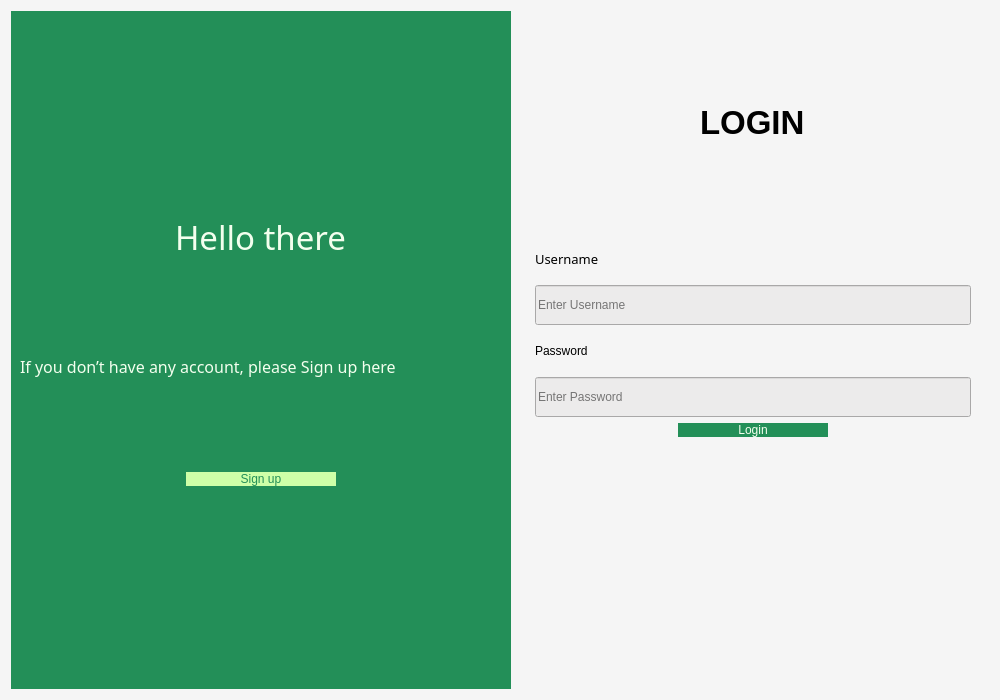
<?xml version="1.0" encoding="UTF-8"?>
<ui version="4.0">
 <class>Form</class>
 <widget class="QWidget" name="Form">
  <property name="geometry">
   <rect>
    <x>0</x>
    <y>0</y>
    <width>1000</width>
    <height>700</height>
   </rect>
  </property>
  <property name="minimumSize">
   <size>
    <width>1000</width>
    <height>700</height>
   </size>
  </property>
  <property name="maximumSize">
   <size>
    <width>1000</width>
    <height>700</height>
   </size>
  </property>
  <property name="windowTitle">
   <string>Form</string>
  </property>
  <property name="styleSheet">
   <string notr="true">background: #f5f5f5
</string>
  </property>
  <layout class="QHBoxLayout" name="horizontalLayout_3">
   <item>
    <widget class="QWidget" name="widget" native="true">
     <property name="minimumSize">
      <size>
       <width>500</width>
       <height>0</height>
      </size>
     </property>
     <property name="maximumSize">
      <size>
       <width>500</width>
       <height>16777215</height>
      </size>
     </property>
     <property name="font">
      <font>
       <family>Exo 2 Light</family>
       <pointsize>12</pointsize>
       <weight>3</weight>
       <italic>false</italic>
       <bold>false</bold>
      </font>
     </property>
     <property name="styleSheet">
      <string notr="true">QWidget{
	background-color: #238f58;
	font: 25 12pt &quot;Exo 2 Light&quot;;
	color:#f3ffee
}</string>
     </property>
     <layout class="QVBoxLayout" name="verticalLayout">
      <item>
       <spacer name="verticalSpacer_2">
        <property name="orientation">
         <enum>Qt::Vertical</enum>
        </property>
        <property name="sizeHint" stdset="0">
         <size>
          <width>20</width>
          <height>40</height>
         </size>
        </property>
       </spacer>
      </item>
      <item alignment="Qt::AlignHCenter">
       <widget class="QLabel" name="name_hello">
        <property name="maximumSize">
         <size>
          <width>16777215</width>
          <height>100</height>
         </size>
        </property>
        <property name="font">
         <font>
          <family>Exo 2</family>
          <pointsize>25</pointsize>
          <weight>9</weight>
          <italic>false</italic>
          <bold>false</bold>
         </font>
        </property>
        <property name="styleSheet">
         <string notr="true">font: 75 25pt &quot;Exo 2&quot;;</string>
        </property>
        <property name="text">
         <string>Hello there</string>
        </property>
       </widget>
      </item>
      <item>
       <widget class="QLabel" name="content_hello">
        <property name="minimumSize">
         <size>
          <width>0</width>
          <height>200</height>
         </size>
        </property>
        <property name="maximumSize">
         <size>
          <width>16777215</width>
          <height>200</height>
         </size>
        </property>
        <property name="font">
         <font>
          <family>Exo 2 Light</family>
          <pointsize>12</pointsize>
          <weight>3</weight>
          <italic>false</italic>
          <bold>false</bold>
         </font>
        </property>
        <property name="text">
         <string>If you don’t have any account, please Sign up here</string>
        </property>
       </widget>
      </item>
      <item alignment="Qt::AlignHCenter|Qt::AlignVCenter">
       <widget class="QPushButton" name="btn_signup">
        <property name="minimumSize">
         <size>
          <width>150</width>
          <height>0</height>
         </size>
        </property>
        <property name="maximumSize">
         <size>
          <width>200</width>
          <height>16777215</height>
         </size>
        </property>
        <property name="styleSheet">
         <string notr="true">background:#ceffa8;
color: #238f58;
font: 75 16pt &quot;Exo 2&quot;;
border-radius: 10px</string>
        </property>
        <property name="text">
         <string>Sign up</string>
        </property>
       </widget>
      </item>
      <item>
       <spacer name="verticalSpacer">
        <property name="orientation">
         <enum>Qt::Vertical</enum>
        </property>
        <property name="sizeHint" stdset="0">
         <size>
          <width>20</width>
          <height>40</height>
         </size>
        </property>
       </spacer>
      </item>
     </layout>
    </widget>
   </item>
   <item>
    <widget class="QWidget" name="widget_2" native="true">
     <layout class="QVBoxLayout" name="verticalLayout_2">
      <item>
       <spacer name="verticalSpacer_5">
        <property name="orientation">
         <enum>Qt::Vertical</enum>
        </property>
        <property name="sizeHint" stdset="0">
         <size>
          <width>20</width>
          <height>40</height>
         </size>
        </property>
       </spacer>
      </item>
      <item>
       <widget class="QWidget" name="widget_3" native="true">
        <property name="maximumSize">
         <size>
          <width>16777215</width>
          <height>100</height>
         </size>
        </property>
        <layout class="QHBoxLayout" name="horizontalLayout_4">
         <item alignment="Qt::AlignHCenter">
          <widget class="QLabel" name="label_3">
           <property name="font">
            <font>
             <pointsize>25</pointsize>
             <weight>75</weight>
             <bold>true</bold>
            </font>
           </property>
           <property name="text">
            <string>LOGIN</string>
           </property>
          </widget>
         </item>
        </layout>
       </widget>
      </item>
      <item>
       <spacer name="verticalSpacer_4">
        <property name="orientation">
         <enum>Qt::Vertical</enum>
        </property>
        <property name="sizeHint" stdset="0">
         <size>
          <width>20</width>
          <height>40</height>
         </size>
        </property>
       </spacer>
      </item>
      <item>
       <widget class="QWidget" name="widget_4" native="true">
        <property name="minimumSize">
         <size>
          <width>0</width>
          <height>450</height>
         </size>
        </property>
        <layout class="QVBoxLayout" name="verticalLayout_3">
         <item>
          <widget class="QLabel" name="label_4">
           <property name="minimumSize">
            <size>
             <width>0</width>
             <height>40</height>
            </size>
           </property>
           <property name="font">
            <font>
             <family>Exo 2</family>
             <pointsize>10</pointsize>
             <weight>9</weight>
             <italic>false</italic>
             <bold>false</bold>
            </font>
           </property>
           <property name="styleSheet">
            <string notr="true">font: 75 10pt &quot;Exo 2&quot;;</string>
           </property>
           <property name="text">
            <string>Username</string>
           </property>
          </widget>
         </item>
         <item>
          <widget class="QLineEdit" name="line_username">
           <property name="minimumSize">
            <size>
             <width>0</width>
             <height>40</height>
            </size>
           </property>
           <property name="styleSheet">
            <string notr="true">background: #ecebeb</string>
           </property>
           <property name="placeholderText">
            <string>Enter Username</string>
           </property>
          </widget>
         </item>
         <item>
          <widget class="QLabel" name="label_5">
           <property name="minimumSize">
            <size>
             <width>0</width>
             <height>40</height>
            </size>
           </property>
           <property name="maximumSize">
            <size>
             <width>16777215</width>
             <height>40</height>
            </size>
           </property>
           <property name="styleSheet">
            <string notr="true">font: 75 10pt &quot;Exo 2&quot;;</string>
           </property>
           <property name="text">
            <string>Password</string>
           </property>
          </widget>
         </item>
         <item>
          <widget class="QLineEdit" name="line_password">
           <property name="minimumSize">
            <size>
             <width>0</width>
             <height>40</height>
            </size>
           </property>
           <property name="styleSheet">
            <string notr="true">background: #ecebeb</string>
           </property>
           <property name="placeholderText">
            <string>Enter Password</string>
           </property>
          </widget>
         </item>
         <item alignment="Qt::AlignHCenter|Qt::AlignVCenter">
          <widget class="QPushButton" name="btn_login">
           <property name="minimumSize">
            <size>
             <width>150</width>
             <height>0</height>
            </size>
           </property>
           <property name="maximumSize">
            <size>
             <width>200</width>
             <height>16777215</height>
            </size>
           </property>
           <property name="styleSheet">
            <string notr="true">background:#238f58;
color: #f3ffee;
font: 75 16pt &quot;Exo 2&quot;;
border-radius: 10px</string>
           </property>
           <property name="text">
            <string>Login</string>
           </property>
          </widget>
         </item>
         <item>
          <spacer name="verticalSpacer_3">
           <property name="orientation">
            <enum>Qt::Vertical</enum>
           </property>
           <property name="sizeHint" stdset="0">
            <size>
             <width>20</width>
             <height>40</height>
            </size>
           </property>
          </spacer>
         </item>
        </layout>
       </widget>
      </item>
     </layout>
    </widget>
   </item>
  </layout>
 </widget>
 <resources/>
 <connections/>
</ui>
